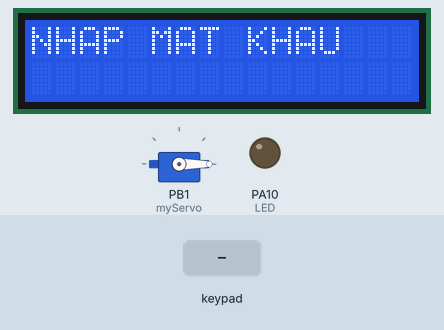
Bench run of a program on a simulated STM32 Blue Pill. Shown: 16×2 character LCD, servo, output pins drawn as LEDs (lit = HIGH). The inputs (shaded band) are chosen by the test bench. What the program prints to the serial monitor is not drawn.

Above: at 3.2 s.
3.3 s: keypad keys 1 2 3 4 # pressed 0.4 s apart
At 6.0 s:
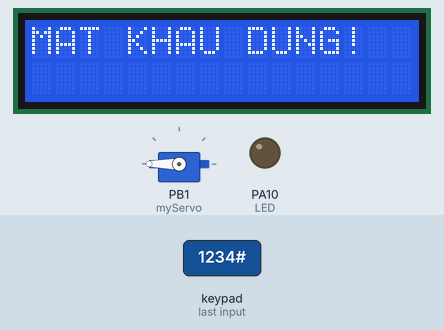
6.8 s: key 'D' pressed
At 7.3 s:
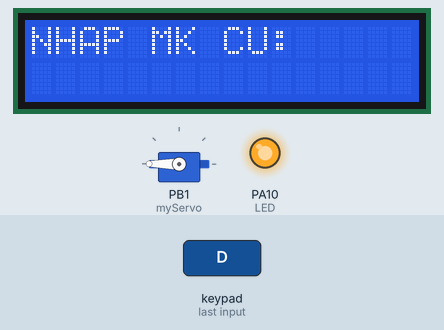
8.3 s: keypad keys 1 3 9 7 # pressed 0.4 s apart
At 10.9 s:
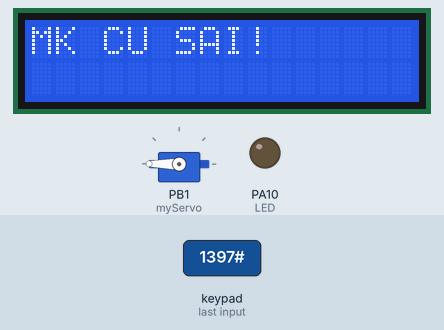
11.8 s: key '*' pressed
At 12.3 s:
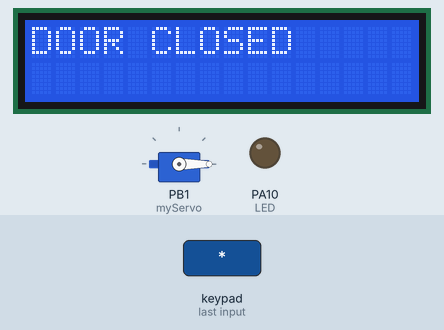
14.8 s: key '#' pressed
At 16.0 s:
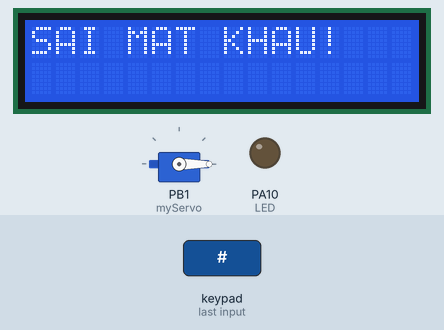
17.8 s: keypad keys 1 3 9 7 D pressed 0.4 s apart
At 20.7 s:
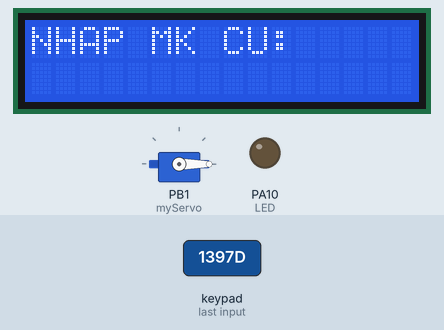
Timing chart, 0 to 22.2 s (numbered marks = the images above; inputs shaded):
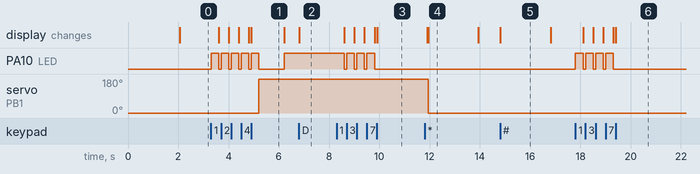

Measured:
- after the input at 3.3 s, PA10 (LED): goes 4 × (HIGH 0.30 s, LOW 0.10 s), HIGH 0.30 s, LOW 1.0 s, then HIGH, starting at once; servo on PB1 (myServo): 0° → 180° after 1.9 s; the display: first changes after 0.31 s (image 1 shows a later state)
- after the input at 6.8 s, the display: changes at once (image 2)
- after the input at 8.3 s, PA10 (LED): alternates HIGH for 0.30 s and LOW for 0.10 s, 7 changes in all, then stays LOW, starting after 0.31 s; the display: first changes after 0.31 s (image 3 shows a later state)
- after the input at 11.8 s, servo on PB1 (myServo): 180° → 0° after 0.14 s; the display: first differs from a run without the input after 0.14 s (image 4)
- after the input at 14.8 s, the display: changes at once (image 5)
- after the input at 17.8 s, PA10 (LED): alternates HIGH for 0.30 s and LOW for 0.10 s, 8 changes in all, then stays LOW, starting at once; the display: first changes after 0.30 s (image 6 shows a later state)
- what the display in image 1 shows lasts 1.3 s, from 4.9 s to 6.2 s

The program:

main.cpp
```cpp
#include "Adafruit_Keypad.h"
#include <LiquidCrystal.h>
#include <Servo.h>
#define LED PA10
Servo myServo;
String currentPassword = "1234";
String inputPassword = "";
bool isChangingPassword = false;
bool isEnteringNewPassword = false;
int failedAttempts = 0;
bool doorOpen = false;
const int rs = PB9, en = PB8;
const int d0 = PA0, d1 = PA1, d2 = PA2, d3 = PA3;
const int d4 = PA4, d5 = PA5, d6 = PA6, d7 = PA7;
LiquidCrystal lcd(rs, en, d0, d1, d2, d3, d4, d5, d6, d7);
const byte ROWS = 4;
const byte COLS = 4;

char keys[ROWS][COLS] = {
  {'1','2','3','A'},
  {'4','5','6','B'},
  {'7','8','9','C'},
  {'*','0','#','D'}
};
byte rowPins[ROWS] = {PB7, PB6, PB5, PB4};
byte colPins[COLS] = {PB3, PA15, PA12, PA11};


Adafruit_Keypad customKeypad = Adafruit_Keypad( makeKeymap(keys), rowPins, colPins, ROWS, COLS);
void blink_led();
void setup() {
  Serial.begin(115200);
  pinMode(LED, OUTPUT);
  analogWrite(LED, 0);
  customKeypad.begin();
  lcd.begin(16, 2);
  lcd.print("DIGITAL DOOR");
  delay(2000);
  lcd.clear();
  lcd.print("NHAP MAT KHAU");
  myServo.attach(PB1);
  myServo.write(0);
}

void loop() {
  customKeypad.tick();
  while (customKeypad.available()) {
    keypadEvent e = customKeypad.read();
    if (e.bit.EVENT == KEY_JUST_PRESSED) {
      char key = (char)e.bit.KEY;


      if (doorOpen && key == '*') {
        myServo.write(0);
        analogWrite(LED, 0);
        lcd.clear();
        lcd.print("DOOR CLOSED");
        delay(2000);
        lcd.clear();
        lcd.print("NHAP MAT KHAU");
        doorOpen = false;
        continue;
      }


      if (failedAttempts >= 3) {
        if (key == 'C') {
          failedAttempts = 0;
          lcd.clear();
          lcd.print("NHAP MAT KHAU");
        } else {
          lcd.clear();
          lcd.print("SAI QUA NHIEU!");
          delay(2000);
          lcd.clear();
          lcd.print("NHAN C DE MO");
        }
        continue;
      }


      if (key >= '0' && key <= '9') {
        if (inputPassword.length() < 16) {
          blink_led();
          inputPassword += key;
          lcd.setCursor(inputPassword.length() - 1, 1);
          lcd.print(key);
        }
      } else if (key == '#') {
        if (isChangingPassword) {

          if (!isEnteringNewPassword) {

            if (inputPassword == currentPassword) {
              lcd.clear();
              lcd.print("NHAP MK MOI:");
              lcd.setCursor(0, 1);
              isEnteringNewPassword = true;
            } else {
              lcd.clear();
              lcd.print("MK CU SAI!");
              delay(2000);
              lcd.clear();
              lcd.print("NHAP MAT KHAU");
              isChangingPassword = false;
            }
          } else {

            currentPassword = inputPassword;
            lcd.clear();
            lcd.print("MK MOI DA LUU!");
            delay(2000);
            lcd.clear();
            lcd.print("NHAP MAT KHAU");
            isChangingPassword = false;
            isEnteringNewPassword = false;
          }
        } else {

          if (inputPassword == currentPassword) {
            lcd.clear();
            lcd.print("MAT KHAU DUNG!");
            blink_led();
            myServo.write(180);
            delay(1000);
            lcd.clear();
            lcd.print("OPEN DOOR");
            analogWrite(LED, 255);

            doorOpen = true;

          } else {
            failedAttempts++;
            lcd.clear();
            lcd.print("SAI MAT KHAU!");
            delay(2000);
            if (failedAttempts >= 3) {
              lcd.clear();
              lcd.print("SAI QUA NHIEU!");
              delay(2000);
              lcd.clear();
              lcd.print("NHAN C DE MO");
            } else {
              lcd.clear();
              lcd.print("NHAP MAT KHAU");
            }
          }
        }
        inputPassword = "";
        lcd.setCursor(0, 1);
        lcd.print("                ");
      } else if (key == 'B') {
        inputPassword = "";
        lcd.setCursor(0, 1);
        lcd.print("                ");
      } else if (key == 'D') {

        if (!isChangingPassword) {
          lcd.clear();
          lcd.print("NHAP MK CU:");
          lcd.setCursor(0, 1);
          isChangingPassword = true;
          isEnteringNewPassword = false;
        }
        inputPassword = "";
        lcd.setCursor(0, 1);
        lcd.print("                ");
      }

      Serial.print("Key Pressed: ");
      Serial.println(key);
    }
  }
}


void blink_led(){
  analogWrite(LED, 255);
  delay(300);
  analogWrite(LED, 0);
}
```
